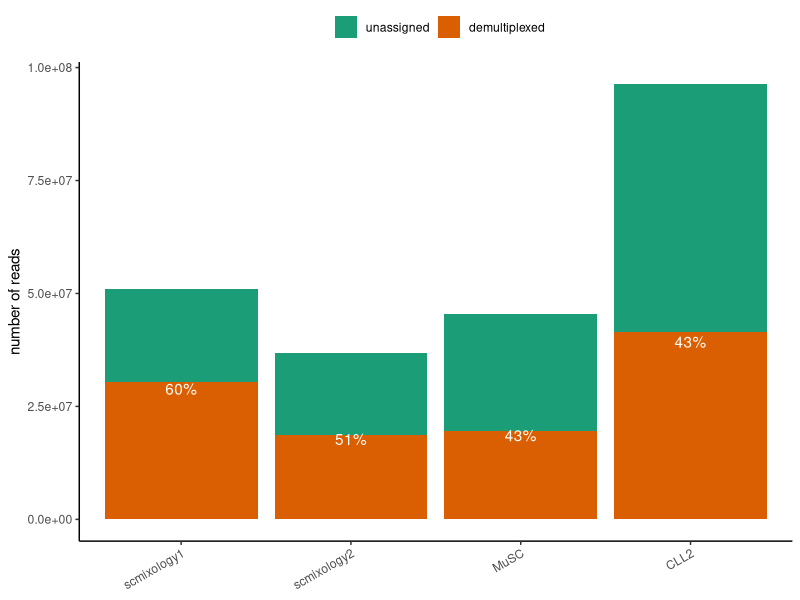
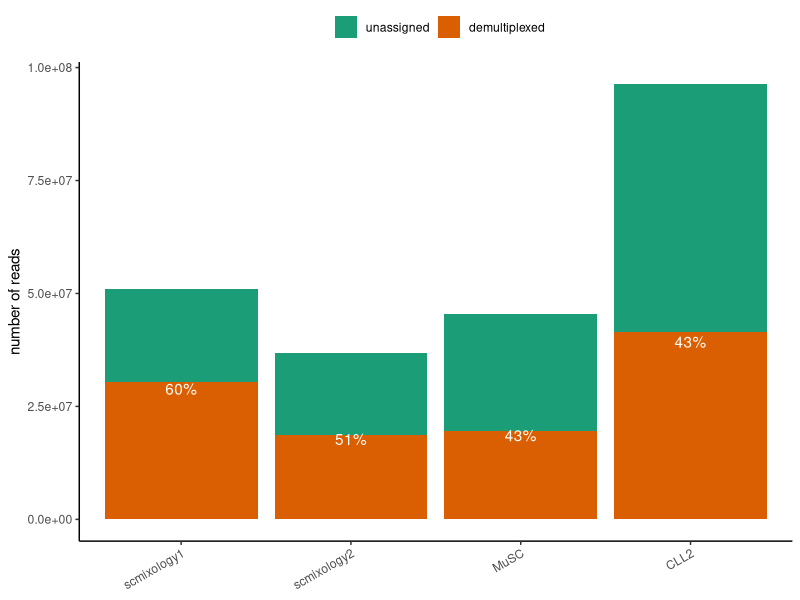

These figures' R source, in order:
# tmp demultiplex stat
setwd("~/Dropbox/research/sc_longread/manuscript/analysis")
library(ggplot2)
library(dplyr)
percent <- function(x, digits = 2, format = "f", ...) {
  paste0(formatC(100 * x, format = format, digits = digits, ...), "%")
}

experiment = c("scmixology1","scmixology1","scmixology2","scmixology2",
               "MuSC","MuSC","CLL2","CLL2","CLL152","CLL152","CLL153","CLL153","CLL318","CLL318","CLL267","CLL267")
demultiplex = rep(c("unassigned","demultiplexed"),length(experiment)/2)

count = c(20511067,30450558,18213595,18713951,25858384,19619406,55034293,41366055,22785456,17448466,23799647,44904180,17283929,24263740,60025545,56945198)

plot_df=data.frame(experiment=experiment,
                   demultiplex=demultiplex,
                   count=count)
tot_cnt = plot_df %>% group_by(experiment) %>% summarise(s=sum(count))
tmp = plot_df[plot_df$demultiplex=="demultiplexed",]
tmp = tmp %>% left_join(tot_cnt,by=c("experiment"="experiment"))
tmp$pct = tmp$count/tmp$s
tmp$pct = percent(tmp$pct,0)
tmp = tmp[,c("experiment","demultiplex","pct")]
plot_df = plot_df %>% left_join(tmp)
plot_df$pct[is.na(plot_df$pct)] = ""
plot_df$experiment <- factor(plot_df$experiment,
                         levels = c('scmixology1',"scmixology2","MuSC","CLL2","CLL267","CLL152","CLL153","CLL318"),ordered = TRUE)

plot_df$demultiplex <- factor(plot_df$demultiplex,
                             levels = c("unassigned","demultiplexed"),ordered = TRUE)

plot_df = plot_df[plot_df$experiment %in% c("scmixology1","scmixology2","MuSC","CLL2"),]
ggplot(data=plot_df,aes(x=experiment,y=count,fill=demultiplex))+
  geom_bar(stat="identity")+
  geom_text(aes(label=pct),position = position_stack(vjust = 0.95),col="white")+
  labs(y="number of reads",fill="")+
  scale_fill_brewer(palette = "Dark2")+
  theme_bw()+
  theme(legend.position="top",axis.title.x=element_blank(),
        axis.text.x = element_text(angle = 30, hjust = 1),
        panel.grid.major = element_blank(), panel.grid.minor = element_blank(),
        panel.background = element_blank(),panel.border = element_blank(),axis.line = element_line(colour = "black"))
ggsave(file="figs/demultiplex_stat.pdf",height = 3,width = 2.7)
